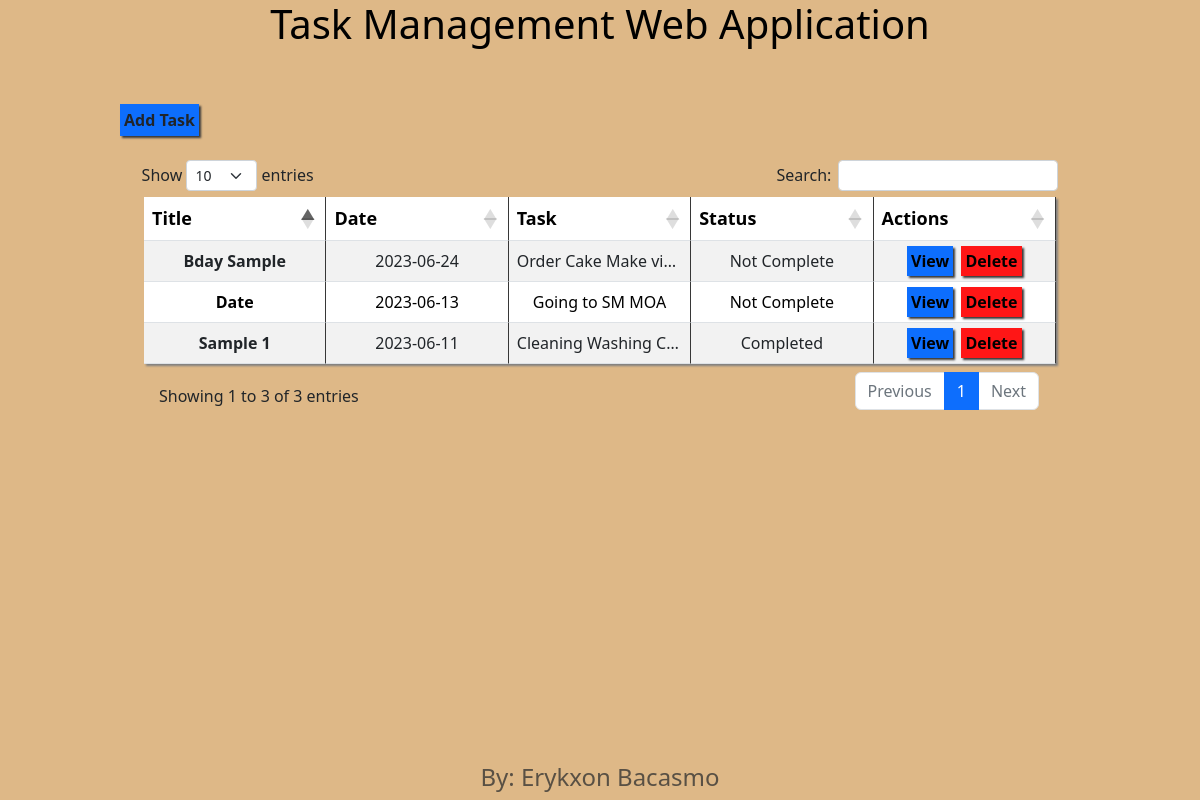
The page / on the database its author committed.
### tables this page shows
CREATE TABLE `task_data` (
  `id` int(11) NOT NULL,
  `title` varchar(255) NOT NULL,
  `date` date NOT NULL,
  `todo` mediumtext NOT NULL,
  `stats` varchar(255) NOT NULL
);

### index.php (the view, shortened to what this page needs)
<?php
require "connection.php";
$sql = "SELECT * FROM task_data";
$result = $conn->query($sql);
?>
<!DOCTYPE html>
<html lang="en">
<head>
    <link rel="stylesheet" href="stylesheet.css">
    <link rel="stylesheet" href="https://cdnjs.cloudflare.com/ajax/libs/twitter-bootstrap/5.2.0/css/bootstrap.min.css">
    <link rel="stylesheet" href="https://cdn.datatables.net/1.13.4/css/dataTables.bootstrap5.min.css">
</head>
<body class="body">
    <h1>Task Management Web Application</h1><br><br>
    <button class="addBtn" id="addBtn-modal">Add Task</button><br><br>
    <table id="example" class="table table-striped" style="width:80%; margin: auto;">
        <thead>
            <tr>
                <th>Title</th>
                <th>Date</th>
                <th>Task</th>
                <th>Status</th>
                <th>Actions</th>
            </tr>
        </thead>
        <tbody>
            <?php
                if($data = $result->num_rows > 0){
                    while($rows = $result->fetch_assoc()){?>
                    <tr>
                        <td><span><?php echo $rows['title']?></span></td>
                        <td><span><?php echo $rows['date']?></span></td>
                        <td><span><?php echo $rows['todo']?></span></td>
                        <td><span><?php echo $rows['stats']?></td>
                        <td>
                            <a href="view.php?id= <?php echo $rows['id']?>">View</a>&nbsp;
                            <a href="delete.php?id= <?php echo $rows['id']?>">Delete</a>
                        </td>
                    </tr>
                    <?php }
                } else {?>
                    <tr><td colspan="5">No Data Input</td></tr>
                <?php }
                ?>
        </tbody>
    </table>
    <footer>
        <h4>By: Erykxon Bacasmo</h4>
    </footer>
</body>
</html>

### stylesheet.css (style rules this page uses)
body { font-family: arial; }
.body { background-color: burlywood; }
h1 { text-align: center; color: black; }
button { all: unset; }
.addBtn { margin-inline-start: 10%; box-shadow: 2px 2px 2px rgb(56, 56, 56); padding: 4px; font-weight: bold; background-color: #0D6EFD; }
table { box-shadow: 2px 2px 2px gray; text-align: center; table-layout: fixed; background-color: #ffff; }
th { font-size: 18px; }
table th, table td { border-right: 1px solid rgb(55, 55, 55); padding: 5px; color: black; }
td:nth-child(1) { font-weight: bold; }
td:nth-child(3) { position: relative; }
td:nth-child(3) span { display: block; overflow: hidden; white-space: nowrap; text-overflow: ellipsis; }
td a { text-decoration: none; color: black; box-shadow: 2px 2px 2px rgb(56, 56, 56); padding: 4px; font-weight: bold; text-align: center; background-color: #0D6EFD; }
td a:nth-child(2) { background-color: rgb(255, 22, 22); }
footer { position: absolute; bottom: 0; left: 0; width: 100%; opacity: 70%; text-align: center; }

### rows shown on the page
task_data: title "Sample 1", date "2023-06-11", todo "Cleaning Washing C…", stats "Completed"
task_data: title "Date", date "2023-06-13", todo "Going to SM MOA", stats "Not Complete"
task_data: title "Bday Sample", date "2023-06-24", todo "Order Cake Make vi…", stats "Not Complete"
